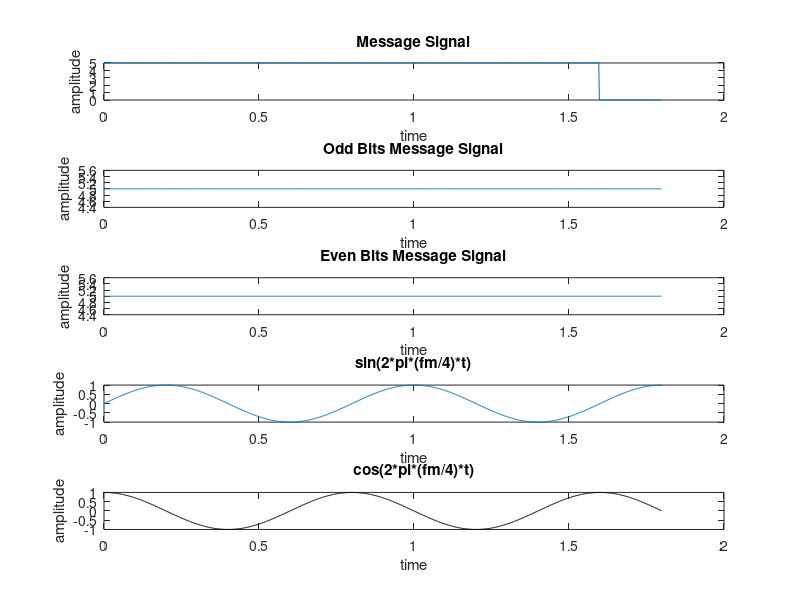
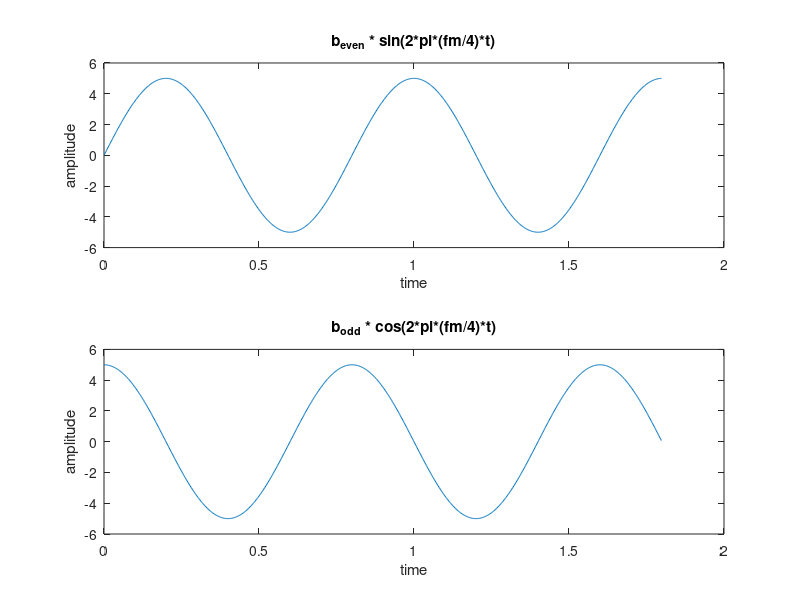
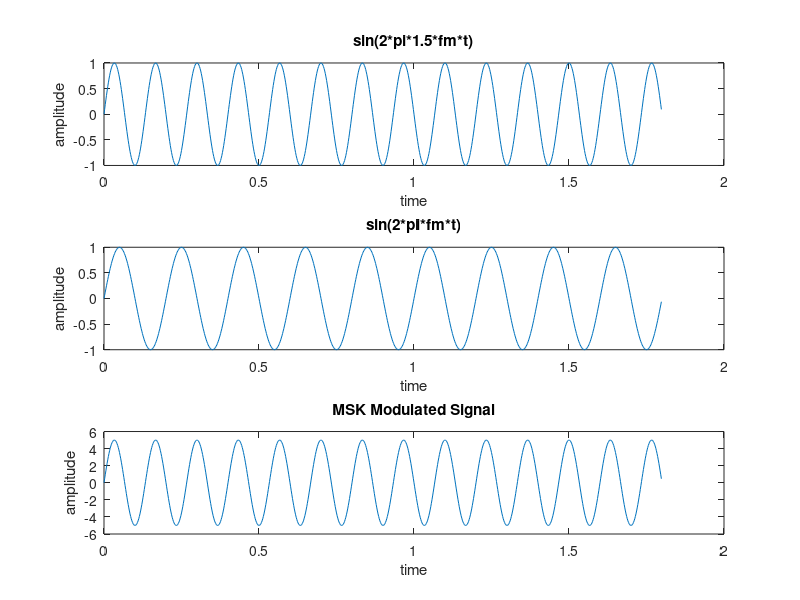

Source code (MATLAB) for these figures, in order:
% MATLAB code for Minimum Shift Keying (MSK) Modulation

%% Initial Statements
clc;
clear all;
close all;

%% Input Statements
fm = input('Enter the message signal frequency (fm): '); % Message signal frequency
fc = input('Enter the carrier signal frequency (fc): '); % Carrier signal frequency
disp('Enter 8 bits of data in the form of 1 and -1: ');

x = zeros(1, 8); % Initialize the data array
for i = 1:8
    x(i) = input(['Enter bit ' num2str(i) ': ']); % Input data bit by bit
end

%% Parameters and Time Vector
tm = 1 / fm; % Time period of message signal
tc = 1 / fc; % Time period of carrier signal
t = 0:tm/100:17.98/(0.02/(tm/100)); % Time vector

%% Generation of Message Signal
n = 1;
x1 = zeros(1, length(t)); % Initialize message signal
for i = 1:length(t)
    if i >= 100
        n = n + 1;
    end
    if i >= 800 && i <= 900
        x1(i) = 0;
    else
        x1(i) = x(mod(n-1, 8) + 1); % Wrap around the data bits
    end
end

%% Generation of ODD BITS and EVEN BITS
x_odd = x(1:2:end);   % Extract odd-indexed bits
x_even = x(2:2:end);  % Extract even-indexed bits

% Ensure both x_odd and x_even are the same length as t by repeating their values
x_odd = repelem(x_odd, ceil(length(t) / length(x_odd)));
x_odd = x_odd(1:length(t)); % Trim to match exactly
x_even = repelem(x_even, ceil(length(t) / length(x_even)));
x_even = x_even(1:length(t)); % Trim to match exactly


%% Plots for Signals
figure;
subplot(5, 1, 1);
plot(t, x1);
xlabel('time');
ylabel('amplitude');
title('Message Signal');

subplot(5, 1, 2);
plot(t, x_odd);
xlabel('time');
ylabel('amplitude');
title('Odd Bits Message Signal');

subplot(5, 1, 3);
plot(t, x_even);
xlabel('time');
ylabel('amplitude');
title('Even Bits Message Signal');

subplot(5, 1, 4);
plot(t, sin(2 * pi * (fm / 4) * t));
xlabel('time');
ylabel('amplitude');
title('sin(2*pi*(fm/4)*t)');

subplot(5, 1, 5);
plot(t, cos(2 * pi * (fm / 4) * t), 'k');
xlabel('time');
ylabel('amplitude');
title('cos(2*pi*(fm/4)*t)');

%% MSK Modulation
b_even = x_even .* sin(2 * pi * (fm / 4) * t);
b_odd = x_odd .* cos(2 * pi * (fm / 4) * t);

figure;
subplot(2, 1, 1);
plot(t, b_even);
xlabel('time');
ylabel('amplitude');
title('b_{even} * sin(2*pi*(fm/4)*t)');

subplot(2, 1, 2);
plot(t, b_odd);
xlabel('time');
ylabel('amplitude');
title('b_{odd} * cos(2*pi*(fm/4)*t)');

%% MSK Modulated Signal
msk = ((x_odd + x_even) / 2) .* sin(2 * pi * 1.5 * fm * t) + ...
      ((x_odd - x_even) / 2) .* sin(2 * pi * fm * t);

figure;
subplot(3, 1, 1);
plot(t, sin(2 * pi * 1.5 * fm * t));
xlabel('time');
ylabel('amplitude');
title('sin(2*pi*1.5*fm*t)');

subplot(3, 1, 2);
plot(t, sin(2 * pi * fm * t));
xlabel('time');
ylabel('amplitude');
title('sin(2*pi*fm*t)');

subplot(3, 1, 3);
plot(t, msk);
xlabel('time');
ylabel('amplitude');
title('MSK Modulated Signal');
